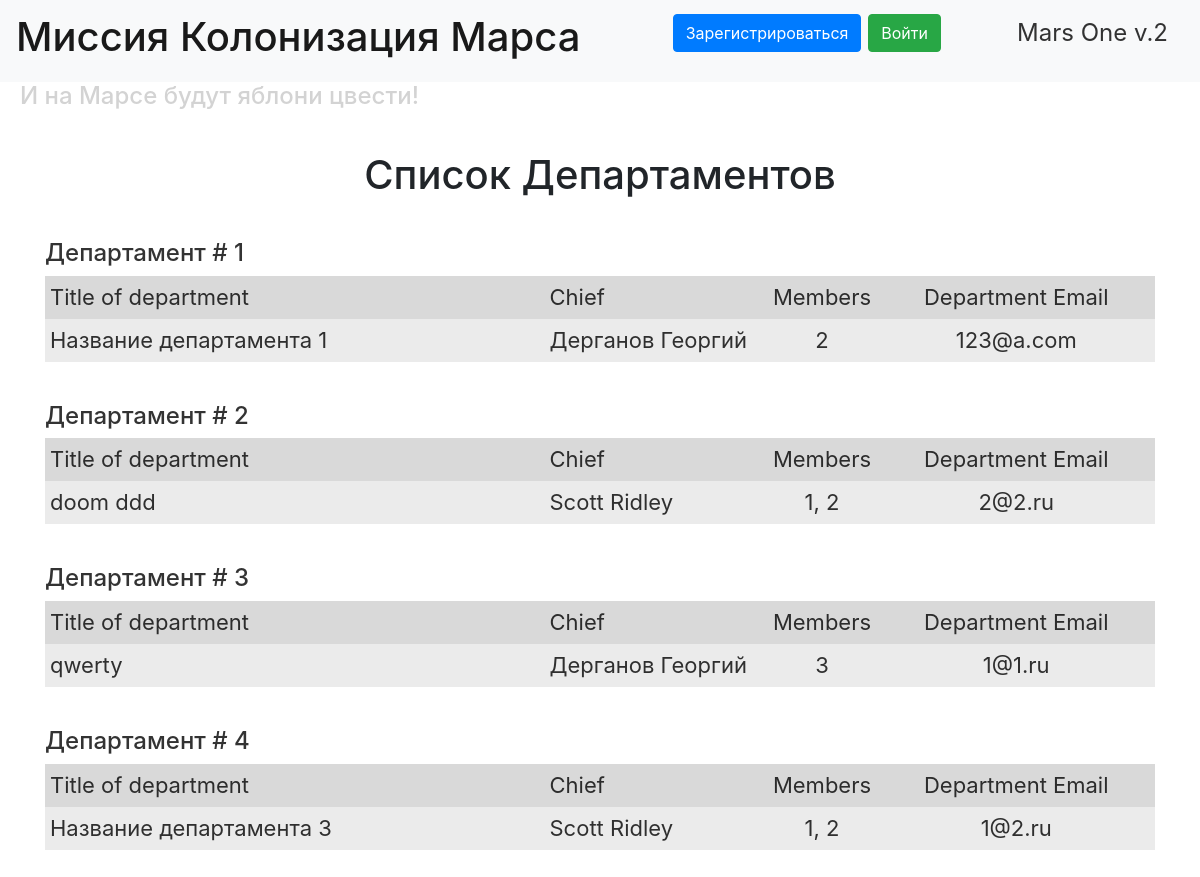
The page /departments on the database its author committed.
### data/departments.py (models this page shows)
class Departments(SqlAlchemyBase, UserMixin, SerializerMixin):
    __tablename__ = 'departments'
    id = sqlalchemy.Column(sqlalchemy.Integer, primary_key=True, autoincrement=True)
    title = sqlalchemy.Column(sqlalchemy.String, nullable=True)
    chief = sqlalchemy.Column(sqlalchemy.Integer, nullable=True)
    members = sqlalchemy.Column(sqlalchemy.String, nullable=True)
    email = sqlalchemy.Column(sqlalchemy.String, nullable=True)
    user_id = sqlalchemy.Column(sqlalchemy.Integer, sqlalchemy.ForeignKey("users.id"))
    user = orm.relation('User')

### data/users.py (models this page shows, shortened)
class User(SqlAlchemyBase, UserMixin, SerializerMixin):
    __tablename__ = 'users'
    id = sqlalchemy.Column(sqlalchemy.Integer, primary_key=True, autoincrement=True)
    surname = sqlalchemy.Column(sqlalchemy.String, nullable=True)
    name = sqlalchemy.Column(sqlalchemy.String, nullable=True)
    age = sqlalchemy.Column(sqlalchemy.Integer, nullable=True)
    position = sqlalchemy.Column(sqlalchemy.String, nullable=True)
    speciality = sqlalchemy.Column(sqlalchemy.String, nullable=True)
    address = sqlalchemy.Column(sqlalchemy.String, nullable=True)
    email = sqlalchemy.Column(sqlalchemy.String, unique=True, nullable=True)
    hashed_password = sqlalchemy.Column(sqlalchemy.String, nullable=True)
    modified_date = sqlalchemy.Column(sqlalchemy.DateTime, default=datetime.datetime.now)
    city_from = sqlalchemy.Column(sqlalchemy.String, nullable=True)
    jobs = orm.relation("Jobs", back_populates='user')
    departments = orm.relation("Departments", back_populates='user')

### main.py (the view)
@app.route('/departments')
def department():
    session = db_session.create_session()
    users = session.query(User).all()
    departments = session.query(Departments).all()
    return render_template('list_departments.html', title='Список Департаментов', users=users, departments=departments)

### data/db_session.py (called while the page is built)
def create_session() -> Session:
    global __factory
    return __factory()

### templates/list_departments.html (shortened to what this page needs)
{% extends "base.html" %}
{% block content %}
    <h1 class="title">{{ title }}</h1>
    {% for item in departments %}
        <div class="action_item">
            <h2 class="action">Департамент # {{ loop.index }}</h2>
            <table>
                <tr class="row1">
                    <td>Title of department</td>
                    <td>Chief</td>
                    <td style="text-align: center">Members</td>
                    <td style="text-align: center">Department Email</td>
                </tr>
                <tr class="row2">
                    <td class="dep-title">{{ item.title }}</td>
                    {% for user in users %}
                        {% if user.id == item.chief %}
                            <td class="leader">{{ user.surname }} {{ user.name }}</td>
                        {% endif %}
                    {% endfor %}
                    <td class="dep-members">{{ item.members }}</td>
                    <td class="dep-email">{{ item.email }}</td>
                </tr>
            </table>
        </div>
    {% endfor %}
{% endblock %}

### static/css/style.css (style rules this page uses)
.title { text-align: center; margin: 40px 40px; }
table { width: 100%; font-size: 22px; color: rgba(0,0,0,0.8); margin: auto; }
.row1 { background: rgba(0,0,0,0.15); }
td { padding: 5px 5px; }
.action_item { margin: 40px auto; }
.action { font-size: 24px; color: rgba(0,0,0,0.8); }
.leader { width: 20%; background: rgba(0,0,0,0.08); }
.dep-title { width: 45%; background: rgba(0,0,0,0.08); }
.dep-members { width: 10%; text-align: center; background: rgba(0,0,0,0.08); }
.dep-email { width: 25%; text-align: center; background: rgba(0,0,0,0.08); }

### rows shown on the page
Departments: title "Название департамента 1", members "2", email "123@a.com"
User: surname "Дерганов", name "Георгий"
Departments: title "doom ddd", members "1, 2", email "2@2.ru"
User: surname "Scott", name "Ridley"
Departments: title "qwerty", members "3", email "1@1.ru"
Departments: title "Название департамента 3", members "1, 2", email "1@2.ru"

### other values the page prints
{{ title }} "Список Департаментов"
